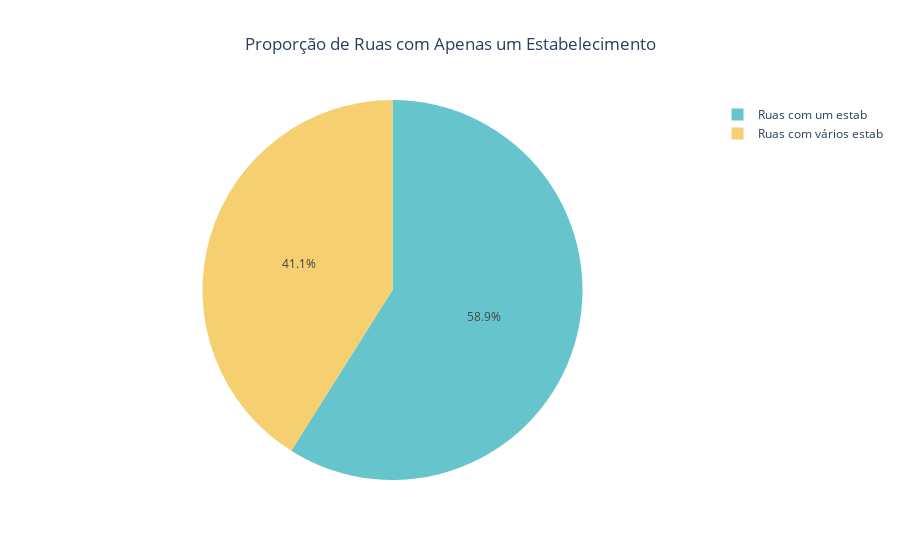

Here is the notebook cell this chart was saved with:
### Code cell
# Filtra o dataframe
top_ruas['unicas'] = top_ruas['qtd_estab_rua'] == 1

# Cria gráfico de pizza
total_ruas = top_ruas.shape[0]  # Total de estabelecimentos
ruas_unicas = top_ruas[top_ruas['unicas'] == True].shape[0]  # Ruas com apenas um estabelecimento
ruas_com_mais_de_um = total_ruas - ruas_unicas  # Ruas com mais de um estabelecimento

# Preparar os dados para o gráfico
proporcoes = [ruas_unicas, ruas_com_mais_de_um]
categorias = ['Ruas com um estab', 'Ruas com vários estab']


# Criar o gráfico de pizza
fig = px.pie(names=categorias, values=proporcoes, title='Proporção de Ruas com Apenas um Estabelecimento',color_discrete_sequence=paleta_cores)
fig.update_traces(textinfo='percent')
fig.update_layout(title_x=0.5)  # Centraliza o título horizontalmente
fig.show()

### Figure 1 — Plotly figure (JSON) as saved in the notebook; plotly's stock layout.template omitted (floating-point values rounded to 4 significant figures)
{"data": [{"domain": {"x": [0, 1], "y": [0, 1]}, "hovertemplate": "label=%{label}<br>value=%{value}<extra></extra>", "labels": ["Ruas com um estab", "Ruas com vários estab"], "legendgroup": "", "name": "", "showlegend": true, "textinfo": "percent", "type": "pie", "values": [873, 608]}], "layout": {"legend": {"tracegroupgap": 0}, "piecolorway": ["rgb(102, 197, 204)", "rgb(246, 207, 113)", "rgb(248, 156, 116)", "rgb(220, 176, 242)", "rgb(135, 197, 95)", "rgb(158, 185, 243)", "rgb(254, 136, 177)", "rgb(201, 219, 116)", "rgb(139, 224, 164)", "rgb(180, 151, 231)", "rgb(179, 179, 179)"], "title": {"text": "Proporção de Ruas com Apenas um Estabelecimento", "x": 0.5}}}
